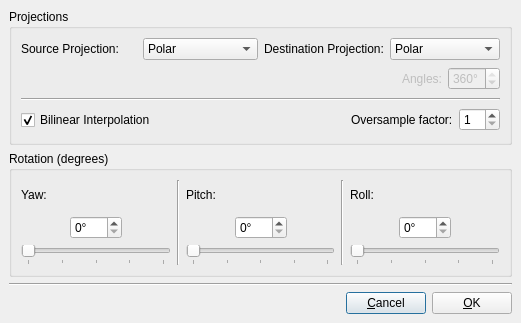
<ui version="4.0" >
 <class>ProjectionsDialog</class>
 <widget class="QDialog" name="ProjectionsDialog" >
  <property name="geometry" >
   <rect>
    <x>0</x>
    <y>0</y>
    <width>521</width>
    <height>323</height>
   </rect>
  </property>
  <property name="windowTitle" >
   <string>Dialog</string>
  </property>
  <layout class="QVBoxLayout" >
   <property name="margin" >
    <number>9</number>
   </property>
   <property name="spacing" >
    <number>6</number>
   </property>
   <item>
    <widget class="QGroupBox" name="projectionGroupBox" >
     <property name="title" >
      <string>Projections</string>
     </property>
     <layout class="QVBoxLayout" >
      <property name="margin" >
       <number>9</number>
      </property>
      <property name="spacing" >
       <number>6</number>
      </property>
      <item>
       <layout class="QHBoxLayout" >
        <property name="margin" >
         <number>0</number>
        </property>
        <property name="spacing" >
         <number>6</number>
        </property>
        <item>
         <layout class="QHBoxLayout" >
          <property name="margin" >
           <number>0</number>
          </property>
          <property name="spacing" >
           <number>6</number>
          </property>
          <item>
           <widget class="QLabel" name="labelSrcProj" >
            <property name="text" >
             <string>Source Projection:</string>
            </property>
           </widget>
          </item>
          <item>
           <widget class="QComboBox" name="sourceProjection" >
            <item>
             <property name="text" >
              <string>Polar</string>
             </property>
            </item>
            <item>
             <property name="text" >
              <string>Angular</string>
             </property>
            </item>
            <item>
             <property name="text" >
              <string>Cylindrical</string>
             </property>
            </item>
            <item>
             <property name="text" >
              <string>Mirror Ball</string>
             </property>
            </item>
           </widget>
          </item>
         </layout>
        </item>
        <item>
         <layout class="QHBoxLayout" >
          <property name="margin" >
           <number>0</number>
          </property>
          <property name="spacing" >
           <number>6</number>
          </property>
          <item>
           <widget class="QLabel" name="labelDestProj" >
            <property name="text" >
             <string>Destination Projection:</string>
            </property>
           </widget>
          </item>
          <item>
           <widget class="QComboBox" name="destProjection" >
            <item>
             <property name="text" >
              <string>Polar</string>
             </property>
            </item>
            <item>
             <property name="text" >
              <string>Angular</string>
             </property>
            </item>
            <item>
             <property name="text" >
              <string>Cylindrical</string>
             </property>
            </item>
            <item>
             <property name="text" >
              <string>Mirror Ball</string>
             </property>
            </item>
           </widget>
          </item>
         </layout>
        </item>
       </layout>
      </item>
      <item>
       <layout class="QHBoxLayout" >
        <property name="margin" >
         <number>0</number>
        </property>
        <property name="spacing" >
         <number>6</number>
        </property>
        <item>
         <spacer>
          <property name="orientation" >
           <enum>Qt::Horizontal</enum>
          </property>
          <property name="sizeHint" >
           <size>
            <width>81</width>
            <height>26</height>
           </size>
          </property>
         </spacer>
        </item>
        <item>
         <widget class="QLabel" name="labelAngles" >
          <property name="enabled" >
           <bool>false</bool>
          </property>
          <property name="text" >
           <string>Angles:</string>
          </property>
         </widget>
        </item>
        <item>
         <widget class="QSpinBox" name="anglesSpinBox" >
          <property name="enabled" >
           <bool>false</bool>
          </property>
          <property name="suffix" >
           <string>°</string>
          </property>
          <property name="maximum" >
           <number>360</number>
          </property>
          <property name="value" >
           <number>360</number>
          </property>
         </widget>
        </item>
       </layout>
      </item>
      <item>
       <widget class="Line" name="line_2" >
        <property name="orientation" >
         <enum>Qt::Horizontal</enum>
        </property>
       </widget>
      </item>
      <item>
       <layout class="QHBoxLayout" >
        <property name="margin" >
         <number>0</number>
        </property>
        <property name="spacing" >
         <number>6</number>
        </property>
        <item>
         <widget class="QCheckBox" name="bilinearCheckBox" >
          <property name="text" >
           <string>Bilinear Interpolation</string>
          </property>
          <property name="checked" >
           <bool>true</bool>
          </property>
         </widget>
        </item>
        <item>
         <spacer>
          <property name="orientation" >
           <enum>Qt::Horizontal</enum>
          </property>
          <property name="sizeHint" >
           <size>
            <width>101</width>
            <height>26</height>
           </size>
          </property>
         </spacer>
        </item>
        <item>
         <widget class="QLabel" name="oversampleLabel" >
          <property name="text" >
           <string>Oversample factor:</string>
          </property>
         </widget>
        </item>
        <item>
         <widget class="QSpinBox" name="oversampleSpinBox" >
          <property name="maximum" >
           <number>20</number>
          </property>
          <property name="minimum" >
           <number>1</number>
          </property>
         </widget>
        </item>
       </layout>
      </item>
     </layout>
    </widget>
   </item>
   <item>
    <widget class="QGroupBox" name="rotationGroupBox" >
     <property name="title" >
      <string>Rotation (degrees)</string>
     </property>
     <layout class="QHBoxLayout" >
      <property name="margin" >
       <number>9</number>
      </property>
      <property name="spacing" >
       <number>6</number>
      </property>
      <item>
       <layout class="QVBoxLayout" >
        <property name="margin" >
         <number>0</number>
        </property>
        <property name="spacing" >
         <number>6</number>
        </property>
        <item>
         <widget class="QLabel" name="XrotLabel" >
          <property name="text" >
           <string>Yaw:</string>
          </property>
         </widget>
        </item>
        <item>
         <layout class="QHBoxLayout" >
          <property name="margin" >
           <number>0</number>
          </property>
          <property name="spacing" >
           <number>6</number>
          </property>
          <item>
           <spacer>
            <property name="orientation" >
             <enum>Qt::Horizontal</enum>
            </property>
            <property name="sizeHint" >
             <size>
              <width>40</width>
              <height>20</height>
             </size>
            </property>
           </spacer>
          </item>
          <item>
           <widget class="QSpinBox" name="XrotSpinBox" >
            <property name="suffix" >
             <string>°</string>
            </property>
            <property name="maximum" >
             <number>360</number>
            </property>
            <property name="minimum" >
             <number>0</number>
            </property>
           </widget>
          </item>
          <item>
           <spacer>
            <property name="orientation" >
             <enum>Qt::Horizontal</enum>
            </property>
            <property name="sizeHint" >
             <size>
              <width>40</width>
              <height>20</height>
             </size>
            </property>
           </spacer>
          </item>
         </layout>
        </item>
        <item>
         <widget class="QSlider" name="XSlider" >
          <property name="maximum" >
           <number>360</number>
          </property>
          <property name="orientation" >
           <enum>Qt::Horizontal</enum>
          </property>
          <property name="tickPosition" >
           <enum>QSlider::TicksBelow</enum>
          </property>
          <property name="tickInterval" >
           <number>90</number>
          </property>
         </widget>
        </item>
       </layout>
      </item>
      <item>
       <widget class="Line" name="line_3" >
        <property name="orientation" >
         <enum>Qt::Vertical</enum>
        </property>
       </widget>
      </item>
      <item>
       <layout class="QVBoxLayout" >
        <property name="margin" >
         <number>0</number>
        </property>
        <property name="spacing" >
         <number>6</number>
        </property>
        <item>
         <widget class="QLabel" name="YrotLabel" >
          <property name="text" >
           <string>Pitch:</string>
          </property>
         </widget>
        </item>
        <item>
         <layout class="QHBoxLayout" >
          <property name="margin" >
           <number>0</number>
          </property>
          <property name="spacing" >
           <number>6</number>
          </property>
          <item>
           <spacer>
            <property name="orientation" >
             <enum>Qt::Horizontal</enum>
            </property>
            <property name="sizeHint" >
             <size>
              <width>40</width>
              <height>20</height>
             </size>
            </property>
           </spacer>
          </item>
          <item>
           <widget class="QSpinBox" name="YrotSpinBox" >
            <property name="suffix" >
             <string>°</string>
            </property>
            <property name="maximum" >
             <number>360</number>
            </property>
            <property name="minimum" >
             <number>0</number>
            </property>
           </widget>
          </item>
          <item>
           <spacer>
            <property name="orientation" >
             <enum>Qt::Horizontal</enum>
            </property>
            <property name="sizeHint" >
             <size>
              <width>40</width>
              <height>20</height>
             </size>
            </property>
           </spacer>
          </item>
         </layout>
        </item>
        <item>
         <widget class="QSlider" name="YSlider" >
          <property name="maximum" >
           <number>360</number>
          </property>
          <property name="orientation" >
           <enum>Qt::Horizontal</enum>
          </property>
          <property name="tickPosition" >
           <enum>QSlider::TicksBelow</enum>
          </property>
          <property name="tickInterval" >
           <number>90</number>
          </property>
         </widget>
        </item>
       </layout>
      </item>
      <item>
       <widget class="Line" name="line_4" >
        <property name="orientation" >
         <enum>Qt::Vertical</enum>
        </property>
       </widget>
      </item>
      <item>
       <layout class="QVBoxLayout" >
        <property name="margin" >
         <number>0</number>
        </property>
        <property name="spacing" >
         <number>6</number>
        </property>
        <item>
         <widget class="QLabel" name="ZrotLabel" >
          <property name="text" >
           <string>Roll:</string>
          </property>
         </widget>
        </item>
        <item>
         <layout class="QHBoxLayout" >
          <property name="margin" >
           <number>0</number>
          </property>
          <property name="spacing" >
           <number>6</number>
          </property>
          <item>
           <spacer>
            <property name="orientation" >
             <enum>Qt::Horizontal</enum>
            </property>
            <property name="sizeHint" >
             <size>
              <width>40</width>
              <height>20</height>
             </size>
            </property>
           </spacer>
          </item>
          <item>
           <widget class="QSpinBox" name="ZrotSpinBox" >
            <property name="suffix" >
             <string>°</string>
            </property>
            <property name="maximum" >
             <number>360</number>
            </property>
            <property name="minimum" >
             <number>0</number>
            </property>
           </widget>
          </item>
          <item>
           <spacer>
            <property name="orientation" >
             <enum>Qt::Horizontal</enum>
            </property>
            <property name="sizeHint" >
             <size>
              <width>40</width>
              <height>20</height>
             </size>
            </property>
           </spacer>
          </item>
         </layout>
        </item>
        <item>
         <widget class="QSlider" name="ZSlider" >
          <property name="maximum" >
           <number>360</number>
          </property>
          <property name="orientation" >
           <enum>Qt::Horizontal</enum>
          </property>
          <property name="tickPosition" >
           <enum>QSlider::TicksBelow</enum>
          </property>
          <property name="tickInterval" >
           <number>90</number>
          </property>
         </widget>
        </item>
       </layout>
      </item>
     </layout>
    </widget>
   </item>
   <item>
    <widget class="Line" name="line" >
     <property name="orientation" >
      <enum>Qt::Horizontal</enum>
     </property>
    </widget>
   </item>
   <item>
    <layout class="QHBoxLayout" >
     <property name="margin" >
      <number>0</number>
     </property>
     <property name="spacing" >
      <number>6</number>
     </property>
     <item>
      <spacer>
       <property name="orientation" >
        <enum>Qt::Horizontal</enum>
       </property>
       <property name="sizeHint" >
        <size>
         <width>40</width>
         <height>20</height>
        </size>
       </property>
      </spacer>
     </item>
     <item>
      <widget class="QPushButton" name="cancelButton" >
       <property name="text" >
        <string>&amp;Cancel</string>
       </property>
      </widget>
     </item>
     <item>
      <widget class="QPushButton" name="okButton" >
       <property name="text" >
        <string>&amp;OK</string>
       </property>
      </widget>
     </item>
    </layout>
   </item>
  </layout>
 </widget>
 <resources/>
 <connections>
  <connection>
   <sender>XrotSpinBox</sender>
   <signal>valueChanged(int)</signal>
   <receiver>XSlider</receiver>
   <slot>setValue(int)</slot>
   <hints>
    <hint type="sourcelabel" >
     <x>122</x>
     <y>254</y>
    </hint>
    <hint type="destinationlabel" >
     <x>174</x>
     <y>286</y>
    </hint>
   </hints>
  </connection>
  <connection>
   <sender>XSlider</sender>
   <signal>valueChanged(int)</signal>
   <receiver>XrotSpinBox</receiver>
   <slot>setValue(int)</slot>
   <hints>
    <hint type="sourcelabel" >
     <x>174</x>
     <y>286</y>
    </hint>
    <hint type="destinationlabel" >
     <x>122</x>
     <y>254</y>
    </hint>
   </hints>
  </connection>
  <connection>
   <sender>YSlider</sender>
   <signal>valueChanged(int)</signal>
   <receiver>YrotSpinBox</receiver>
   <slot>setValue(int)</slot>
   <hints>
    <hint type="sourcelabel" >
     <x>337</x>
     <y>286</y>
    </hint>
    <hint type="destinationlabel" >
     <x>285</x>
     <y>254</y>
    </hint>
   </hints>
  </connection>
  <connection>
   <sender>YrotSpinBox</sender>
   <signal>valueChanged(int)</signal>
   <receiver>YSlider</receiver>
   <slot>setValue(int)</slot>
   <hints>
    <hint type="sourcelabel" >
     <x>285</x>
     <y>254</y>
    </hint>
    <hint type="destinationlabel" >
     <x>337</x>
     <y>286</y>
    </hint>
   </hints>
  </connection>
  <connection>
   <sender>ZrotSpinBox</sender>
   <signal>valueChanged(int)</signal>
   <receiver>ZSlider</receiver>
   <slot>setValue(int)</slot>
   <hints>
    <hint type="sourcelabel" >
     <x>447</x>
     <y>254</y>
    </hint>
    <hint type="destinationlabel" >
     <x>499</x>
     <y>286</y>
    </hint>
   </hints>
  </connection>
  <connection>
   <sender>ZSlider</sender>
   <signal>valueChanged(int)</signal>
   <receiver>ZrotSpinBox</receiver>
   <slot>setValue(int)</slot>
   <hints>
    <hint type="sourcelabel" >
     <x>499</x>
     <y>286</y>
    </hint>
    <hint type="destinationlabel" >
     <x>447</x>
     <y>254</y>
    </hint>
   </hints>
  </connection>
  <connection>
   <sender>cancelButton</sender>
   <signal>clicked()</signal>
   <receiver>ProjectionsDialog</receiver>
   <slot>reject()</slot>
   <hints>
    <hint type="sourcelabel" >
     <x>429</x>
     <y>339</y>
    </hint>
    <hint type="destinationlabel" >
     <x>384</x>
     <y>294</y>
    </hint>
   </hints>
  </connection>
 </connections>
</ui>
